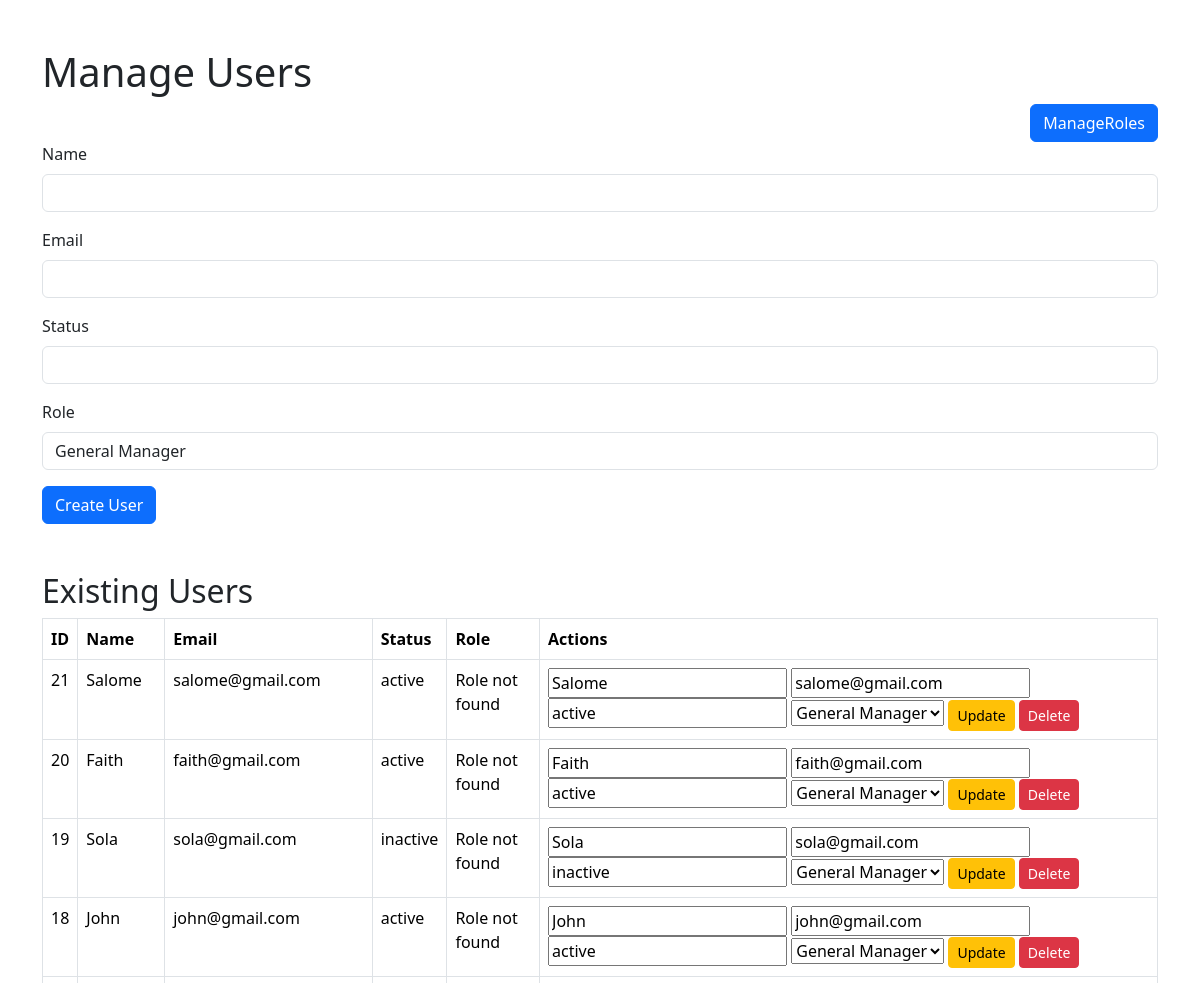
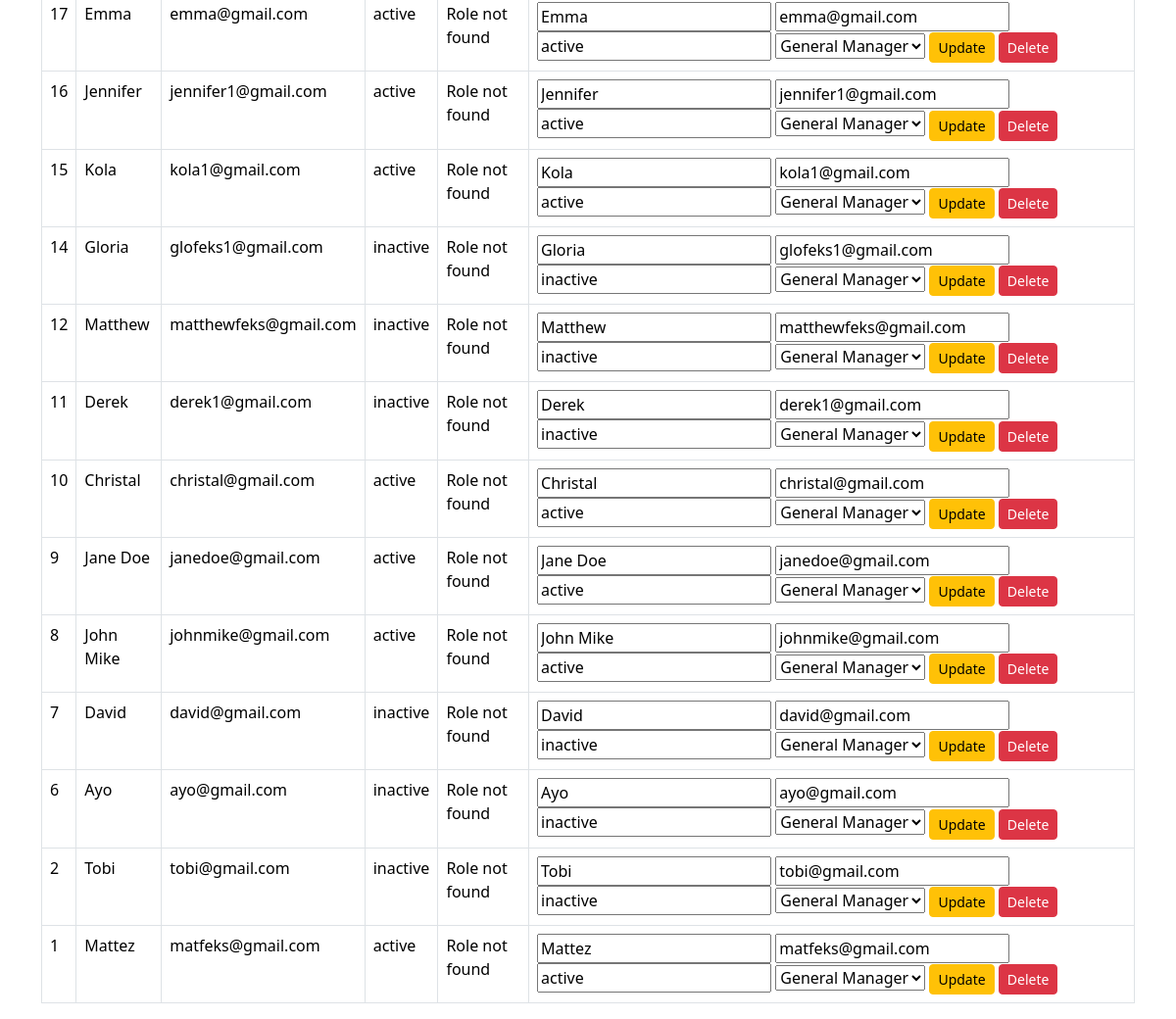
The page /manage_users.php on the database its author committed (2 pictures, top to bottom).
### tables this page shows
CREATE TABLE `users` (
  `id` int NOT NULL,
  `name` varchar(255) NOT NULL,
  `email` varchar(255) NOT NULL,
  `password` varchar(255) NOT NULL,
  `status` enum('active','inactive') NOT NULL DEFAULT 'active',
  `created_at` timestamp NULL DEFAULT CURRENT_TIMESTAMP,
  `updated_at` timestamp NULL DEFAULT CURRENT_TIMESTAMP ON UPDATE CURRENT_TIMESTAMP,
  `role_id` int DEFAULT NULL
);

### roles.php (called while the page is built, shortened)
<?php
Class Role {
    private $name;
    private $id;
    public function __construct($conn, $name, $id = null) {
        $this->name = $name;
        $this->id = $id;
    }
    public function getId(){
        return $this->id;
    }
    public function getName(){
        return $this->name;
    }
    public static function findAll($conn) {
        $sql = "SELECT * FROM roles";
        $result = $conn->query($sql);
        $roles = [];
        while ($row = $result->fetch_assoc()) {
            $roles[] = new self($conn, $row['name'], $row['id']);
        }
        return $roles;
    }
}

### users.php (called while the page is built, shortened)
<?php
class User {
    private $id;
    private $name;
    private $email;
    private $status;
    private $role_id;
    public function __construct($conn, $name, $email, $password, $status, $role_id, $id = null) {
        $this->name = $name;
        $this->email = $email;
        $this->status = $status;
        $this->role_id = $role_id;
        $this->id = $id;
    }
    public function getId() {
        return $this->id;
    }
    public function getName() {
        return $this->name;
    }
    public function getEmail() {
        return $this->email;
    }
    public function getStatus() {
        return $this->status;
    }
    public function getRoleId(){
        return $this->role_id;
    }
    public static function findAll($conn) {
        $sql = "SELECT * FROM users ORDER BY created_at DESC";
        $statement = $conn->prepare($sql);
        $statement->execute();
        $result = $statement->get_result();
        $users = [];
        while ($row = $result->fetch_assoc()) {
            $user = new User($conn, $row['name'], $row['email'], $row['password'], $row['status'], $row['role_id'], $row['id']);
            $users[] = $user;
        }
        return $users;
    }
}

### manage_users.php (the view, shortened to what this page needs)
<?php
include 'Db.php';
include 'users.php';
include 'roles.php';
$users = User::findAll($conn);
$roles = Role::findAll($conn);
$rolesArray = [];
foreach ($roles as $role) {
    $rolesArray[$role->getId()] = $role->getName();
}
?>
<!DOCTYPE html>
<html>
<head>
    <link href="https://cdn.jsdelivr.net/npm/bootstrap@5.3.3/dist/css/bootstrap.min.css" rel="stylesheet">
</head>
<body>
    <div class="container mt-5">
        <h1>Manage Users</h1>
        <div class="d-grid gap-2 d-md-flex justify-content-md-end">
        <a href="manage_roles.php"><button class="btn btn-primary" type="button">ManageRoles</button></a>
        </div>
        <form method="POST" class="mb-5">
            <div class="mb-3">
                <label for="name" class="form-label">Name</label>
                <input type="text" class="form-control" id="name" name="name" required>
            </div>
            <div class="mb-3">
                <label for="email" class="form-label">Email</label>
                <input type="email" class="form-control" id="email" name="email" required>
            </div>
            <div class="mb-3">
                <label for="status" class="form-label">Status</label>
                <input type="text" class="form-control" id="status" name="status" required>
            </div>
            <div class="mb-3">
                <label for="role_id" class="form-label">Role</label>
                <select class="form-control" id="role_id" name="role_id" required>
                    <?php foreach ($roles as $role): ?>
                        <option value="<?php echo $role->getId(); ?>"><?php echo htmlspecialchars($role->getName()); ?></option>
                    <?php endforeach; ?>
                </select>
            </div>
            <button type="submit" class="btn btn-primary" name="create_user">Create User</button>
        </form>
        <h2>Existing Users</h2>
        <table class="table table-bordered">
            <thead>
                <tr>
                    <th>ID</th>
                    <th>Name</th>
                    <th>Email</th>
                    <th>Status</th>
                    <th>Role</th>
                    <th>Actions</th>
                </tr>
            </thead>
            <tbody>
                <?php foreach ($users as $user): ?>
                    <tr>
                        <td><?php echo $user->getId(); ?></td>
                        <td><?php echo htmlspecialchars($user->getName()); ?></td>
                        <td><?php echo htmlspecialchars($user->getEmail()); ?></td>
                        <td><?php echo htmlspecialchars($user->getStatus()); ?></td>
                        <td>
                            <?php
                            if (isset($rolesArray[$user->getRoleId()])) {
                                echo htmlspecialchars($rolesArray[$user->getRoleId()]);
                            } else {
                                echo 'Role not found';
                            }
                            ?>
                        </td>
                        <td>
                            <form method="POST" class="d-inline">
                                <input type="text" name="name" value="<?php echo htmlspecialchars($user->getName()); ?>" required>
                                <input type="email" name="email" value="<?php echo htmlspecialchars($user->getEmail()); ?>" required>
                                <input type="text" name="status" value="<?php echo htmlspecialchars($user->getStatus()); ?>" required>
                                <select name="role_id" required>
                                    <?php foreach ($roles as $role): ?>
                                        <option value="<?php echo $role->getId(); ?>" <?php echo $role->getId() == $user->getRoleId() ? 'selected' : ''; ?>><?php echo htmlspecialchars($role->getName()); ?></option>
                                    <?php endforeach; ?>
                                </select>
                                <button type="submit" class="btn btn-warning btn-sm" name="update_user">Update</button>
                            </form>
                            <form method="POST" class="d-inline">
                                <button type="submit" class="btn btn-danger btn-sm" name="delete_user">Delete</button>
                            </form>
                        </td>
                    </tr>
                <?php endforeach; ?>
            </tbody>
        </table>
    </div>
</body>
</html>

### rows shown on the page
users: id "21", name "Salome", email "salome@gmail.com", status "active", shows "Role not found"
users: id "20", name "Faith", email "faith@gmail.com", status "active", shows "Role not found"
users: id "19", name "Sola", email "sola@gmail.com", status "inactive", shows "Role not found"
users: id "18", name "John", email "john@gmail.com", status "active", shows "Role not found"
users: id "17", name "Emma", email "emma@gmail.com", status "active", shows "Role not found"
users: id "16", name "Jennifer", email "jennifer1@gmail.com", status "active", shows "Role not found"
users: id "15", name "Kola", email "kola1@gmail.com", status "active", shows "Role not found"
users: id "14", name "Gloria", email "glofeks1@gmail.com", status "inactive", shows "Role not found"
users: id "12", name "Matthew", email "matthewfeks@gmail.com", status "inactive", shows "Role not found"
users: id "11", name "Derek", email "derek1@gmail.com", status "inactive", shows "Role not found"
users: id "10", name "Christal", email "christal@gmail.com", status "active", shows "Role not found"
users: id "9", name "Jane Doe", email "janedoe@gmail.com", status "active", shows "Role not found"
users: id "8", name "John Mike", email "johnmike@gmail.com", status "active", shows "Role not found"
users: id "7", name "David", email "david@gmail.com", status "inactive", shows "Role not found"
users: id "6", name "Ayo", email "ayo@gmail.com", status "inactive", shows "Role not found"
users: id "2", name "Tobi", email "tobi@gmail.com", status "inactive", shows "Role not found"
users: id "1", name "Mattez", email "matfeks@gmail.com", status "active", shows "Role not found"

### other values the page prints
form field role_id "General Manager"
